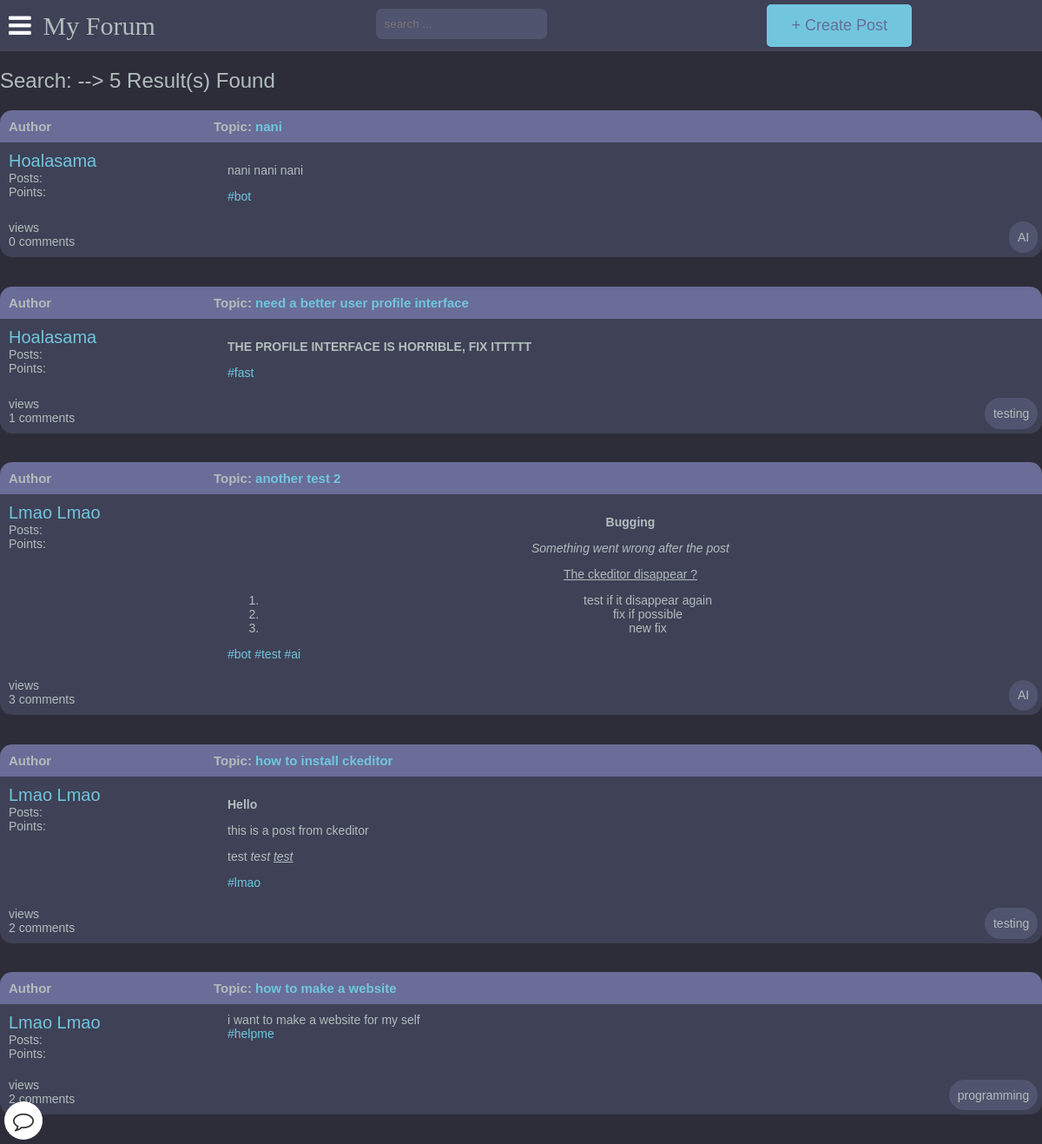
The app's page /search/ with its own data.
### main/models.py (models this page shows, shortened)
class Post(models.Model):
    title = models.CharField(max_length=400)
    slug = models.SlugField(max_length=400, unique=True, blank=True)
    user = models.ForeignKey(Author, on_delete=models.CASCADE)
    content = HTMLField()
    categories = models.ManyToManyField(Category)
    date = models.DateTimeField(auto_now_add=True)
    approved = models.BooleanField(default=True)
    image = models.ImageField(upload_to='post_images', blank=True, null=True)
    hit_count_generic = GenericRelation(HitCount, object_id_field='object_pk',
        related_query_name='hit_count_generic_relation'
    )
    tags = TaggableManager()
    comments = models.ManyToManyField(Comment, blank=True)
    def get_url(self):
        return reverse("detail", kwargs={
            "slug":self.slug
        })
    class Meta:
        ordering = ['-date']
    @property
    def num_comments(self):
        return self.comments.count()
    @property
    def last_reply(self):
        return self.comments.latest("date")

class Author(models.Model):
    user = models.ForeignKey(User, on_delete=models.CASCADE)
    fullname = models.CharField(max_length=40, blank=True)
    slug = models.SlugField(max_length=400, unique=True, blank=True)
    bio = HTMLField(default='none')
    points = models.IntegerField(default=0)
    email = models.EmailField(unique=False,default="example@gmail.com", validators=[EmailValidator(message="Invalid email format")])
    profile_pic = ResizedImageField(size=[400, 400], quality=100, upload_to="authors", default="defaults/default_profile_pic.jpg", null=True, blank=False)

class Category(models.Model):
    title = models.CharField(max_length=50)
    slug = models.SlugField(max_length=400, unique=True, blank=True)
    description = models.TextField(default="description")
    class Meta:
        verbose_name_plural = "categories"

### register/checkprofile.py (the view)
    def decorated_view_func(request, *args, **kwargs):
        if not check_profile_completion(request.user):
            return redirect('update_profile')
        return view_func(request, *args, **kwargs)

### main/views.py (called while the page is built)
@profile_completion_required
def search_result(request):
    query = request.GET.get('query', '')
    results = Post.objects.filter(
        Q(title__icontains=query) |
        Q(content__icontains=query) |
        Q(user__fullname__icontains=query)
    )
    context = {
        'query': query,
        'objects': results
    }
    return render(request, 'search.html', context)

### register/checkprofile.py (called while the page is built)
def profile_completion_required(view_func):
    def check_profile_completion(user):
        if not user.is_authenticated:
            return True
        try:
            author = Author.objects.get(user=user)
            return author.fullname and author.bio
        except Author.DoesNotExist:
            return False
    def decorated_view_func(request, *args, **kwargs):
        if not check_profile_completion(request.user):
            return redirect('update_profile')
        return view_func(request, *args, **kwargs)
    return decorated_view_func

### templates/search.html (shortened to what this page needs)
{% extends 'base.html' %}
{% load hitcount_tags %}
{% block content %}
    <div class="container1">
        <div class="navigate">
            <span>Search: {{ query }} --> {{ objects|length }} Result(s) Found</span>
        </div>
        <div class="posts-table">
            <div>
            {% for post in objects %}
            <div class="head">
                <div class="authors">Author</div>
                <div class="content">Topic: <a href="{{post.get_url}}">{{post.title}}</a>
                </div>
            </div>
                <div class="body">
                    <div class="authors">
                        <div class="username"><a href="{% url 'other_profile' post.user.slug %}">{{post.user.fullname|title}}</a></div>
                        <div>Posts: <u>{{comment.user.num_posts}}</u></div>
                        <div>Points: <u>{{comment.user.points}}</u></div>
                    </div>
                    <div class="content">
                        {{post.content|safe}}
                        <div>
                        {% for tag in post.tags.all %}
                            <a href="{% url 'tagged_posts' tag.slug %}">#{{ tag.name }}</a>
                        {% endfor %}
                        </div>
                    </div>
                </div>
                <div class="bottom">
                    <span> {% get_hit_count for post %} views <br> {{post.num_comments}} comments</span>
                    <div class="info-bottom-right">
                        {% for category in post.categories.all %}
                            {{ category.title }}
                        {% endfor %}
                    </div>
                </div>
            {% endfor %}
            </div>
    </div>
{% endblock content %}

### static/style.css (style rules this page uses)
:root { --color-main: #71c6dd; --color-main-light: #e1f6fb; --color-dark: #3f4156; --color-dark-medium: #51546e; --color-dark-light: #696d97; --color-light: #e5e5e5; --color-gray: #8b8b8b; --color-light-gray: #b2bdbd; --color-bg: #2d2d39; --color-success: #5dd693; --color-error: #fc4b0b; }
* { box-sizing: border-box; }
html { font-size: 14px; font-family: Arial, Helvetica, sans-serif; background-color:var(--color-bg); color:var(--color-light-gray); }
a { display: inline-block; color: var(--color-main); text-decoration: none; }
div { display: block; }
.info-bottom-right { position: absolute; background-color: var(--color-dark-medium); bottom: 0; right: 0; margin: 5px; padding: 0.7rem; border-radius: 5rem; }
.bottom { display: flex; background-color: var(--color-dark); padding: 10px; position: relative; margin-bottom: 2.4rem; border-bottom-left-radius: 1rem; border-bottom-right-radius: 1rem; }
.navigate { margin-block: 20px; font-weight: lighter; font-size: 24px; }
.head { display: flex; background-color: var(--color-dark-light); padding: 10px; font-weight: bold; font-size: 15px; border-top-left-radius: 1rem; border-top-right-radius: 1rem; }
.authors { flex: 20%; }
.content { flex: 80%; }
.body { display: flex; background-color: var(--color-dark); padding: 10px; position: relative; }
.body .authors .username { font-size: 20px; }
body { margin:0px; background-color: var(--color-bg); }

### records on screen
Post: title "nani", user.fullname "Hoalasama", content "nani nani nani", num_comments "0"
Tag: name "bot"
Category: title "AI"
Post: title "need a better user profile interface", user.fullname "Hoalasama", content "THE PROFILE INTERFACE IS HORRIBLE, FIX ITTTTT", num_comments "1"
Tag: name "fast"
Category: title "testing"
Post: title "another test 2", user.fullname "Lmao Lmao", content "Bugging Something went wrong after the post The ckeditor disappear ? test if it disappear again fix if possible new fix", num_comments "3"
Tag: name "test"
Tag: name "ai"
Post: title "how to install ckeditor", user.fullname "Lmao Lmao", content "Hello this is a post from ckeditor test test test", num_comments "2"
Tag: name "lmao"
Post: title "how to make a website", user.fullname "Lmao Lmao", content "i want to make a website for my self", num_comments "2"
Tag: name "helpme"
Category: title "programming"

### other values on screen
{{ objects|length }} "5"
